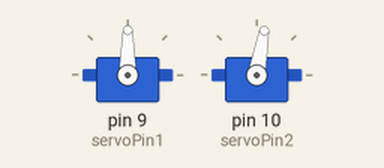
The sketch below on a simulated Arduino Uno, built with avr-gcc and run on an emulated ATmega328P. Shown: 2 × servo.

Above: at 5.05 s.
At 8.0 s:
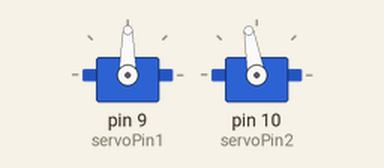
Timing chart, 0 to 11.9 s (numbered marks = the images above):
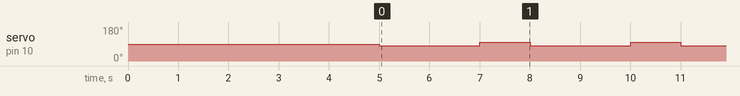

The sketch:

test_servo.ino
```cpp
/*

*/

#include <Servo.h>

Servo servo1;  // create servo object to control a servo
Servo servo2;

int pos = 0;    // variable to store the servo position

int servoPin1 = 9;
int servoPin2 = 10;

int POS1UP = 80;  // assume horn is level at 90 degrees
int POS1DN = 100;
int POS2UP = 85;  // assume horn is level at 90 degrees
int POS2DN = 95;


void setup() {
  servo1.attach(servoPin1);
  servo2.attach(servoPin2);  // attaches the servo on pin 9 to the servo object
  servo1.write(90);
  servo2.write(90);
  delay(5000);
}


void loop() {
  servo2.write(POS1UP);
  delay(2000);
  servo2.write(POS1DN);
  delay(1000);
}
```

Measured:
- by itself, servo on pin 10 (servoPin2): alternates 100° for 1.0 s and 80° for 2.0 s
